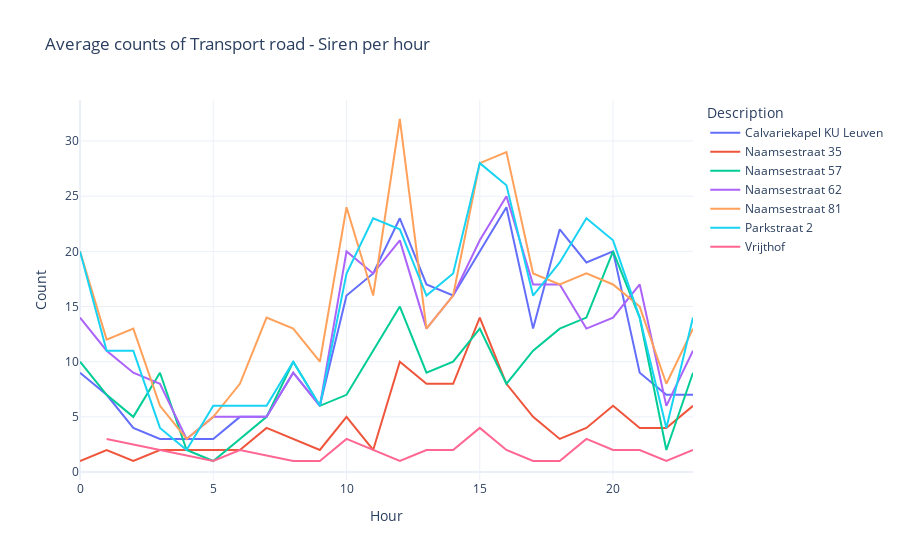
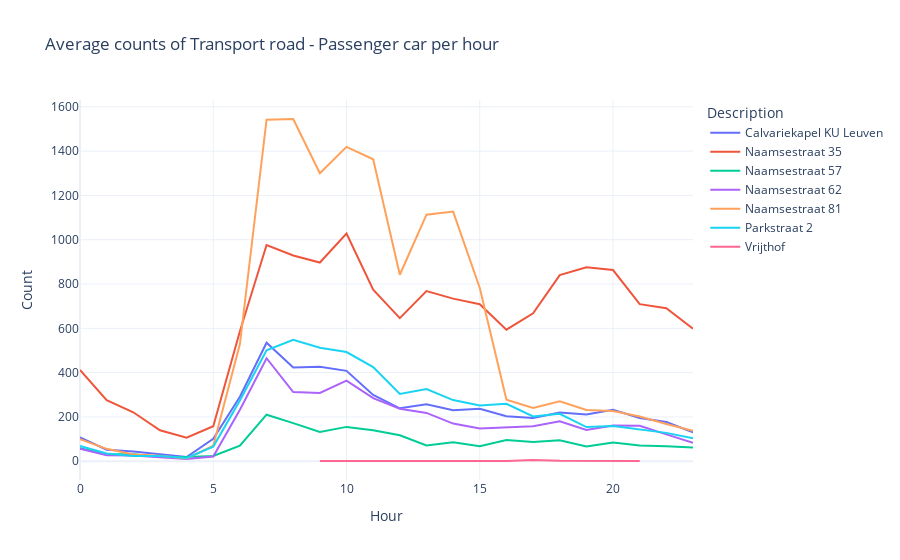
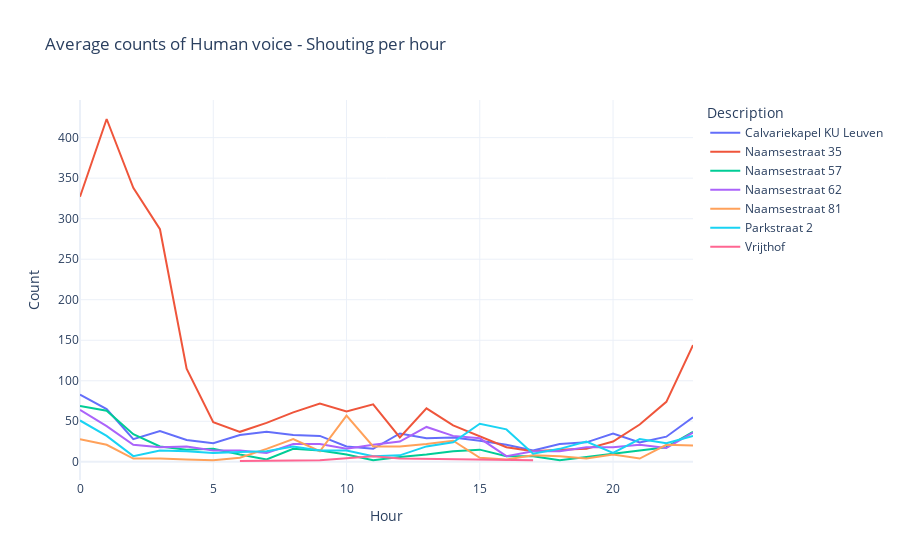
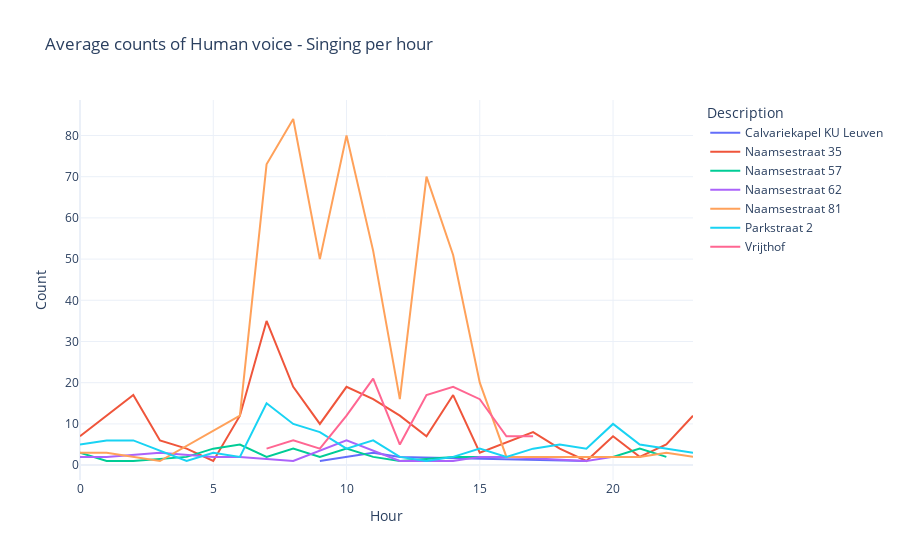

Notebook code cell kept with these figures, in order:
### Markdown cell above
We can make line charts that displays the counts of a specific event over time for different streets in which we aggregate over:
-  The hour 
-  The day
-  The week- versus weekenddays etc. 

This shows which events are most present during which times in the different locations.  
Ideally, in the dashboard we make it interactive with a drop-down menu, so that we can select the specific type of event we want to inspect.

### Code cell
import plotly.express as px
df1['result_timestamp'] = pd.to_datetime(df1['result_timestamp'])
df1['day_of_week'] = df1['result_timestamp'].dt.strftime("%A")

class NoiseGraphGenerator:
    def __init__(self, data_frames):
        self.data_frames = data_frames
    
    def generate_graph(self, noise_class):
        concatenated_data = pd.concat(self.data_frames, ignore_index=True)
        shouting_data = concatenated_data[concatenated_data['noise_event_laeq_primary_detected_class'] == noise_class]
        grouped_data = shouting_data.groupby(['noise_event_laeq_primary_detected_class', 'description', 'hour']).size().reset_index(name='count')
        
        fig = px.line(grouped_data, x='hour', y='count', color='description', title=f'Average counts of {noise_class} per hour')
        fig.update_layout(
            xaxis_title='Hour',
            yaxis_title='Count',
            legend_title='Description',
            template='plotly_white'
        )
        
        return fig

data_frames = [df1_E, df2_E, df3_E, df4_E, df5_E, df6_E, df7_E, df8_E, df9_E]

noise_classes = [
    'Transport road - Siren',
    'Transport road - Passenger car',
    'Human voice - Shouting',
    'Human voice - Singing',
    'Music non-amplified',
    'Nature elements - Wind'
]

generator = NoiseGraphGenerator(data_frames)
for noise_class in noise_classes:
    graph = generator.generate_graph(noise_class)
    graph.show()

### Figure 1 — Plotly figure (JSON) as saved in the notebook; plotly's stock layout.template omitted (floating-point values rounded to 4 significant figures)
{"data": [{"hovertemplate": "description=Calvariekapel KU Leuven<br>hour=%{x}<br>count=%{y}<extra></extra>", "legendgroup": "Calvariekapel KU Leuven", "line": {"color": "#636efa", "dash": "solid"}, "marker": {"symbol": "circle"}, "mode": "lines", "name": "Calvariekapel KU Leuven", "orientation": "v", "showlegend": true, "type": "scatter", "x": [0, 1, 2, 3, 4, 5, 6, 7, 8, 9, 10, 11, 12, 13, 14, 15, 16, 17, 18, 19, 20, 21, 22, 23], "xaxis": "x", "y": [9, 7, 4, 3, 3, 3, 5, 5, 9, 6, 16, 18, 23, 17, 16, 20, 24, 13, 22, 19, 20, 9, 7, 7], "yaxis": "y"}, {"hovertemplate": "description=Naamsestraat 35<br>hour=%{x}<br>count=%{y}<extra></extra>", "legendgroup": "Naamsestraat 35", "line": {"color": "#EF553B", "dash": "solid"}, "marker": {"symbol": "circle"}, "mode": "lines", "name": "Naamsestraat 35", "orientation": "v", "showlegend": true, "type": "scatter", "x": [0, 1, 2, 3, 4, 6, 7, 8, 9, 10, 11, 12, 13, 14, 15, 16, 17, 18, 19, 20, 21, 22, 23], "xaxis": "x", "y": [1, 2, 1, 2, 2, 2, 4, 3, 2, 5, 2, 10, 8, 8, 14, 8, 5, 3, 4, 6, 4, 4, 6], "yaxis": "y"}, {"hovertemplate": "description=Naamsestraat 57<br>hour=%{x}<br>count=%{y}<extra></extra>", "legendgroup": "Naamsestraat 57", "line": {"color": "#00cc96", "dash": "solid"}, "marker": {"symbol": "circle"}, "mode": "lines", "name": "Naamsestraat 57", "orientation": "v", "showlegend": true, "type": "scatter", "x": [0, 1, 2, 3, 4, 5, 6, 7, 8, 9, 10, 11, 12, 13, 14, 15, 16, 17, 18, 19, 20, 21, 22, 23], "xaxis": "x", "y": [10, 7, 5, 9, 2, 1, 3, 5, 10, 6, 7, 11, 15, 9, 10, 13, 8, 11, 13, 14, 20, 14, 2, 9], "yaxis": "y"}, {"hovertemplate": "description=Naamsestraat 62<br>hour=%{x}<br>count=%{y}<extra></extra>", "legendgroup": "Naamsestraat 62", "line": {"color": "#ab63fa", "dash": "solid"}, "marker": {"symbol": "circle"}, "mode": "lines", "name": "Naamsestraat 62", "orientation": "v", "showlegend": true, "type": "scatter", "x": [0, 1, 2, 3, 4, 5, 6, 7, 8, 9, 10, 11, 12, 13, 14, 15, 16, 17, 18, 19, 20, 21, 22, 23], "xaxis": "x", "y": [14, 11, 9, 8, 3, 5, 5, 5, 9, 6, 20, 18, 21, 13, 16, 21, 25, 17, 17, 13, 14, 17, 6, 11], "yaxis": "y"}, {"hovertemplate": "description=Naamsestraat 81<br>hour=%{x}<br>count=%{y}<extra></extra>", "legendgroup": "Naamsestraat 81", "line": {"color": "#FFA15A", "dash": "solid"}, "marker": {"symbol": "circle"}, "mode": "lines", "name": "Naamsestraat 81", "orientation": "v", "showlegend": true, "type": "scatter", "x": [0, 1, 2, 3, 4, 5, 6, 7, 8, 9, 10, 11, 12, 13, 14, 15, 16, 17, 18, 19, 20, 21, 22, 23], "xaxis": "x", "y": [20, 12, 13, 6, 3, 5, 8, 14, 13, 10, 24, 16, 32, 13, 16, 28, 29, 18, 17, 18, 17, 15, 8, 13], "yaxis": "y"}, {"hovertemplate": "description=Parkstraat 2<br>hour=%{x}<br>count=%{y}<extra></extra>", "legendgroup": "Parkstraat 2", "line": {"color": "#19d3f3", "dash": "solid"}, "marker": {"symbol": "circle"}, "mode": "lines", "name": "Parkstraat 2", "orientation": "v", "showlegend": true, "type": "scatter", "x": [0, 1, 2, 3, 4, 5, 6, 7, 8, 9, 10, 11, 12, 13, 14, 15, 16, 17, 18, 19, 20, 21, 22, 23], "xaxis": "x", "y": [20, 11, 11, 4, 2, 6, 6, 6, 10, 6, 18, 23, 22, 16, 18, 28, 26, 16, 19, 23, 21, 14, 4, 14], "yaxis": "y"}, {"hovertemplate": "description=Vrijthof<br>hour=%{x}<br>count=%{y}<extra></extra>", "legendgroup": "Vrijthof", "line": {"color": "#FF6692", "dash": "solid"}, "marker": {"symbol": "circle"}, "mode": "lines", "name": "Vrijthof", "orientation": "v", "showlegend": true, "type": "scatter", "x": [1, 3, 5, 6, 8, 9, 10, 12, 13, 14, 15, 16, 17, 18, 19, 20, 21, 22, 23], "xaxis": "x", "y": [3, 2, 1, 2, 1, 1, 3, 1, 2, 2, 4, 2, 1, 1, 3, 2, 2, 1, 2], "yaxis": "y"}], "layout": {"legend": {"title": {"text": "Description"}, "tracegroupgap": 0}, "title": {"text": "Average counts of Transport road - Siren per hour"}, "xaxis": {"anchor": "y", "domain": [0, 1], "title": {"text": "Hour"}}, "yaxis": {"anchor": "x", "domain": [0, 1], "title": {"text": "Count"}}}}

### Figure 2 — Plotly figure (JSON) as saved in the notebook; plotly's stock layout.template omitted (floating-point values rounded to 4 significant figures)
{"data": [{"hovertemplate": "description=Calvariekapel KU Leuven<br>hour=%{x}<br>count=%{y}<extra></extra>", "legendgroup": "Calvariekapel KU Leuven", "line": {"color": "#636efa", "dash": "solid"}, "marker": {"symbol": "circle"}, "mode": "lines", "name": "Calvariekapel KU Leuven", "orientation": "v", "showlegend": true, "type": "scatter", "x": [0, 1, 2, 3, 4, 5, 6, 7, 8, 9, 10, 11, 12, 13, 14, 15, 16, 17, 18, 19, 20, 21, 22, 23], "xaxis": "x", "y": [108, 52, 44, 30, 19, 101, 291, 535, 423, 427, 408, 299, 239, 257, 230, 237, 203, 195, 220, 211, 232, 195, 177, 130], "yaxis": "y"}, {"hovertemplate": "description=Naamsestraat 35<br>hour=%{x}<br>count=%{y}<extra></extra>", "legendgroup": "Naamsestraat 35", "line": {"color": "#EF553B", "dash": "solid"}, "marker": {"symbol": "circle"}, "mode": "lines", "name": "Naamsestraat 35", "orientation": "v", "showlegend": true, "type": "scatter", "x": [0, 1, 2, 3, 4, 5, 6, 7, 8, 9, 10, 11, 12, 13, 14, 15, 16, 17, 18, 19, 20, 21, 22, 23], "xaxis": "x", "y": [412, 276, 221, 140, 106, 158, 587, 976, 929, 897, 1028, 774, 646, 768, 734, 709, 594, 668, 840, 876, 863, 709, 691, 598], "yaxis": "y"}, {"hovertemplate": "description=Naamsestraat 57<br>hour=%{x}<br>count=%{y}<extra></extra>", "legendgroup": "Naamsestraat 57", "line": {"color": "#00cc96", "dash": "solid"}, "marker": {"symbol": "circle"}, "mode": "lines", "name": "Naamsestraat 57", "orientation": "v", "showlegend": true, "type": "scatter", "x": [0, 1, 2, 3, 4, 5, 6, 7, 8, 9, 10, 11, 12, 13, 14, 15, 16, 17, 18, 19, 20, 21, 22, 23], "xaxis": "x", "y": [59, 32, 32, 19, 19, 24, 70, 210, 172, 132, 155, 140, 117, 71, 86, 68, 96, 87, 95, 67, 85, 71, 68, 62], "yaxis": "y"}, {"hovertemplate": "description=Naamsestraat 62<br>hour=%{x}<br>count=%{y}<extra></extra>", "legendgroup": "Naamsestraat 62", "line": {"color": "#ab63fa", "dash": "solid"}, "marker": {"symbol": "circle"}, "mode": "lines", "name": "Naamsestraat 62", "orientation": "v", "showlegend": true, "type": "scatter", "x": [0, 1, 2, 3, 4, 5, 6, 7, 8, 9, 10, 11, 12, 13, 14, 15, 16, 17, 18, 19, 20, 21, 22, 23], "xaxis": "x", "y": [56, 27, 26, 19, 10, 21, 232, 465, 312, 308, 364, 285, 237, 218, 170, 148, 153, 158, 180, 141, 161, 160, 121, 83], "yaxis": "y"}, {"hovertemplate": "description=Naamsestraat 81<br>hour=%{x}<br>count=%{y}<extra></extra>", "legendgroup": "Naamsestraat 81", "line": {"color": "#FFA15A", "dash": "solid"}, "marker": {"symbol": "circle"}, "mode": "lines", "name": "Naamsestraat 81", "orientation": "v", "showlegend": true, "type": "scatter", "x": [0, 1, 2, 3, 4, 5, 6, 7, 8, 9, 10, 11, 12, 13, 14, 15, 16, 17, 18, 19, 20, 21, 22, 23], "xaxis": "x", "y": [100, 56, 30, 25, 12, 70, 529, 1542, 1545, 1300, 1419, 1363, 842, 1113, 1127, 782, 278, 240, 271, 231, 227, 202, 168, 137], "yaxis": "y"}, {"hovertemplate": "description=Parkstraat 2<br>hour=%{x}<br>count=%{y}<extra></extra>", "legendgroup": "Parkstraat 2", "line": {"color": "#19d3f3", "dash": "solid"}, "marker": {"symbol": "circle"}, "mode": "lines", "name": "Parkstraat 2", "orientation": "v", "showlegend": true, "type": "scatter", "x": [0, 1, 2, 3, 4, 5, 6, 7, 8, 9, 10, 11, 12, 13, 14, 15, 16, 17, 18, 19, 20, 21, 22, 23], "xaxis": "x", "y": [69, 35, 24, 24, 15, 66, 274, 501, 548, 512, 493, 425, 304, 326, 276, 252, 259, 202, 214, 154, 159, 144, 128, 104], "yaxis": "y"}, {"hovertemplate": "description=Vrijthof<br>hour=%{x}<br>count=%{y}<extra></extra>", "legendgroup": "Vrijthof", "line": {"color": "#FF6692", "dash": "solid"}, "marker": {"symbol": "circle"}, "mode": "lines", "name": "Vrijthof", "orientation": "v", "showlegend": true, "type": "scatter", "x": [9, 11, 12, 13, 14, 16, 17, 18, 21], "xaxis": "x", "y": [1, 1, 1, 2, 2, 1, 6, 2, 1], "yaxis": "y"}], "layout": {"legend": {"title": {"text": "Description"}, "tracegroupgap": 0}, "title": {"text": "Average counts of Transport road - Passenger car per hour"}, "xaxis": {"anchor": "y", "domain": [0, 1], "title": {"text": "Hour"}}, "yaxis": {"anchor": "x", "domain": [0, 1], "title": {"text": "Count"}}}}

### Figure 3 — Plotly figure (JSON) as saved in the notebook; plotly's stock layout.template omitted (floating-point values rounded to 4 significant figures)
{"data": [{"hovertemplate": "description=Calvariekapel KU Leuven<br>hour=%{x}<br>count=%{y}<extra></extra>", "legendgroup": "Calvariekapel KU Leuven", "line": {"color": "#636efa", "dash": "solid"}, "marker": {"symbol": "circle"}, "mode": "lines", "name": "Calvariekapel KU Leuven", "orientation": "v", "showlegend": true, "type": "scatter", "x": [0, 1, 2, 3, 4, 5, 6, 7, 8, 9, 10, 11, 12, 13, 14, 15, 16, 17, 18, 19, 20, 21, 22, 23], "xaxis": "x", "y": [83, 65, 28, 38, 27, 23, 33, 37, 33, 32, 19, 16, 35, 29, 30, 26, 21, 14, 22, 24, 35, 24, 31, 55], "yaxis": "y"}, {"hovertemplate": "description=Naamsestraat 35<br>hour=%{x}<br>count=%{y}<extra></extra>", "legendgroup": "Naamsestraat 35", "line": {"color": "#EF553B", "dash": "solid"}, "marker": {"symbol": "circle"}, "mode": "lines", "name": "Naamsestraat 35", "orientation": "v", "showlegend": true, "type": "scatter", "x": [0, 1, 2, 3, 4, 5, 6, 7, 8, 9, 10, 11, 12, 13, 14, 15, 16, 17, 18, 19, 20, 21, 22, 23], "xaxis": "x", "y": [327, 423, 338, 287, 115, 49, 37, 48, 61, 72, 62, 71, 30, 66, 45, 32, 18, 13, 15, 16, 25, 46, 74, 144], "yaxis": "y"}, {"hovertemplate": "description=Naamsestraat 57<br>hour=%{x}<br>count=%{y}<extra></extra>", "legendgroup": "Naamsestraat 57", "line": {"color": "#00cc96", "dash": "solid"}, "marker": {"symbol": "circle"}, "mode": "lines", "name": "Naamsestraat 57", "orientation": "v", "showlegend": true, "type": "scatter", "x": [0, 1, 2, 3, 4, 5, 6, 7, 8, 9, 10, 11, 12, 13, 14, 15, 16, 17, 18, 19, 20, 21, 22, 23], "xaxis": "x", "y": [69, 63, 34, 19, 15, 16, 9, 3, 16, 14, 9, 2, 6, 9, 13, 15, 7, 7, 2, 6, 10, 14, 18, 37], "yaxis": "y"}, {"hovertemplate": "description=Naamsestraat 62<br>hour=%{x}<br>count=%{y}<extra></extra>", "legendgroup": "Naamsestraat 62", "line": {"color": "#ab63fa", "dash": "solid"}, "marker": {"symbol": "circle"}, "mode": "lines", "name": "Naamsestraat 62", "orientation": "v", "showlegend": true, "type": "scatter", "x": [0, 1, 2, 3, 4, 5, 6, 7, 8, 9, 10, 11, 12, 13, 14, 15, 16, 17, 18, 19, 20, 21, 22, 23], "xaxis": "x", "y": [64, 44, 21, 18, 19, 14, 14, 11, 22, 22, 16, 21, 25, 43, 32, 29, 7, 13, 13, 18, 18, 21, 17, 36], "yaxis": "y"}, {"hovertemplate": "description=Naamsestraat 81<br>hour=%{x}<br>count=%{y}<extra></extra>", "legendgroup": "Naamsestraat 81", "line": {"color": "#FFA15A", "dash": "solid"}, "marker": {"symbol": "circle"}, "mode": "lines", "name": "Naamsestraat 81", "orientation": "v", "showlegend": true, "type": "scatter", "x": [0, 1, 2, 3, 4, 5, 6, 7, 8, 9, 10, 11, 12, 13, 14, 15, 16, 17, 18, 19, 20, 21, 22, 23], "xaxis": "x", "y": [28, 21, 4, 4, 3, 2, 5, 16, 28, 13, 57, 19, 19, 22, 26, 5, 3, 8, 7, 4, 9, 4, 21, 20], "yaxis": "y"}, {"hovertemplate": "description=Parkstraat 2<br>hour=%{x}<br>count=%{y}<extra></extra>", "legendgroup": "Parkstraat 2", "line": {"color": "#19d3f3", "dash": "solid"}, "marker": {"symbol": "circle"}, "mode": "lines", "name": "Parkstraat 2", "orientation": "v", "showlegend": true, "type": "scatter", "x": [0, 1, 2, 3, 4, 5, 6, 7, 8, 9, 10, 11, 12, 13, 14, 15, 16, 17, 18, 19, 20, 21, 22, 23], "xaxis": "x", "y": [51, 32, 7, 14, 13, 11, 12, 13, 19, 14, 14, 7, 8, 19, 24, 47, 40, 10, 16, 25, 11, 28, 23, 32], "yaxis": "y"}, {"hovertemplate": "description=Vrijthof<br>hour=%{x}<br>count=%{y}<extra></extra>", "legendgroup": "Vrijthof", "line": {"color": "#FF6692", "dash": "solid"}, "marker": {"symbol": "circle"}, "mode": "lines", "name": "Vrijthof", "orientation": "v", "showlegend": true, "type": "scatter", "x": [6, 9, 11, 12, 17], "xaxis": "x", "y": [1, 2, 7, 4, 2], "yaxis": "y"}], "layout": {"legend": {"title": {"text": "Description"}, "tracegroupgap": 0}, "title": {"text": "Average counts of Human voice - Shouting per hour"}, "xaxis": {"anchor": "y", "domain": [0, 1], "title": {"text": "Hour"}}, "yaxis": {"anchor": "x", "domain": [0, 1], "title": {"text": "Count"}}}}

### Figure 4 — Plotly figure (JSON) as saved in the notebook; plotly's stock layout.template omitted (floating-point values rounded to 4 significant figures)
{"data": [{"hovertemplate": "description=Calvariekapel KU Leuven<br>hour=%{x}<br>count=%{y}<extra></extra>", "legendgroup": "Calvariekapel KU Leuven", "line": {"color": "#636efa", "dash": "solid"}, "marker": {"symbol": "circle"}, "mode": "lines", "name": "Calvariekapel KU Leuven", "orientation": "v", "showlegend": true, "type": "scatter", "x": [9, 11, 12, 19], "xaxis": "x", "y": [1, 3, 2, 1], "yaxis": "y"}, {"hovertemplate": "description=Naamsestraat 35<br>hour=%{x}<br>count=%{y}<extra></extra>", "legendgroup": "Naamsestraat 35", "line": {"color": "#EF553B", "dash": "solid"}, "marker": {"symbol": "circle"}, "mode": "lines", "name": "Naamsestraat 35", "orientation": "v", "showlegend": true, "type": "scatter", "x": [0, 1, 2, 3, 4, 5, 6, 7, 8, 9, 10, 11, 12, 13, 14, 15, 17, 18, 19, 20, 21, 22, 23], "xaxis": "x", "y": [7, 12, 17, 6, 4, 1, 12, 35, 19, 10, 19, 16, 12, 7, 17, 3, 8, 4, 1, 7, 2, 5, 12], "yaxis": "y"}, {"hovertemplate": "description=Naamsestraat 57<br>hour=%{x}<br>count=%{y}<extra></extra>", "legendgroup": "Naamsestraat 57", "line": {"color": "#00cc96", "dash": "solid"}, "marker": {"symbol": "circle"}, "mode": "lines", "name": "Naamsestraat 57", "orientation": "v", "showlegend": true, "type": "scatter", "x": [0, 1, 2, 4, 5, 6, 7, 8, 9, 10, 11, 12, 14, 16, 20, 21, 22], "xaxis": "x", "y": [3, 1, 1, 2, 4, 5, 2, 4, 2, 4, 2, 1, 2, 2, 2, 4, 2], "yaxis": "y"}, {"hovertemplate": "description=Naamsestraat 62<br>hour=%{x}<br>count=%{y}<extra></extra>", "legendgroup": "Naamsestraat 62", "line": {"color": "#ab63fa", "dash": "solid"}, "marker": {"symbol": "circle"}, "mode": "lines", "name": "Naamsestraat 62", "orientation": "v", "showlegend": true, "type": "scatter", "x": [0, 1, 3, 5, 6, 8, 10, 12, 14, 15, 16, 19, 20], "xaxis": "x", "y": [2, 2, 3, 2, 2, 1, 6, 1, 1, 2, 2, 1, 2], "yaxis": "y"}, {"hovertemplate": "description=Naamsestraat 81<br>hour=%{x}<br>count=%{y}<extra></extra>", "legendgroup": "Naamsestraat 81", "line": {"color": "#FFA15A", "dash": "solid"}, "marker": {"symbol": "circle"}, "mode": "lines", "name": "Naamsestraat 81", "orientation": "v", "showlegend": true, "type": "scatter", "x": [0, 1, 3, 6, 7, 8, 9, 10, 11, 12, 13, 14, 15, 16, 21, 22, 23], "xaxis": "x", "y": [3, 3, 1, 12, 73, 84, 50, 80, 52, 16, 70, 51, 20, 2, 2, 3, 2], "yaxis": "y"}, {"hovertemplate": "description=Parkstraat 2<br>hour=%{x}<br>count=%{y}<extra></extra>", "legendgroup": "Parkstraat 2", "line": {"color": "#19d3f3", "dash": "solid"}, "marker": {"symbol": "circle"}, "mode": "lines", "name": "Parkstraat 2", "orientation": "v", "showlegend": true, "type": "scatter", "x": [0, 1, 2, 4, 5, 6, 7, 8, 9, 10, 11, 12, 13, 14, 15, 16, 17, 18, 19, 20, 21, 22, 23], "xaxis": "x", "y": [5, 6, 6, 1, 3, 2, 15, 10, 8, 4, 6, 2, 1, 2, 4, 2, 4, 5, 4, 10, 5, 4, 3], "yaxis": "y"}, {"hovertemplate": "description=Vrijthof<br>hour=%{x}<br>count=%{y}<extra></extra>", "legendgroup": "Vrijthof", "line": {"color": "#FF6692", "dash": "solid"}, "marker": {"symbol": "circle"}, "mode": "lines", "name": "Vrijthof", "orientation": "v", "showlegend": true, "type": "scatter", "x": [7, 8, 9, 10, 11, 12, 13, 14, 15, 16, 17], "xaxis": "x", "y": [4, 6, 4, 12, 21, 5, 17, 19, 16, 7, 7], "yaxis": "y"}], "layout": {"legend": {"title": {"text": "Description"}, "tracegroupgap": 0}, "title": {"text": "Average counts of Human voice - Singing per hour"}, "xaxis": {"anchor": "y", "domain": [0, 1], "title": {"text": "Hour"}}, "yaxis": {"anchor": "x", "domain": [0, 1], "title": {"text": "Count"}}}}
